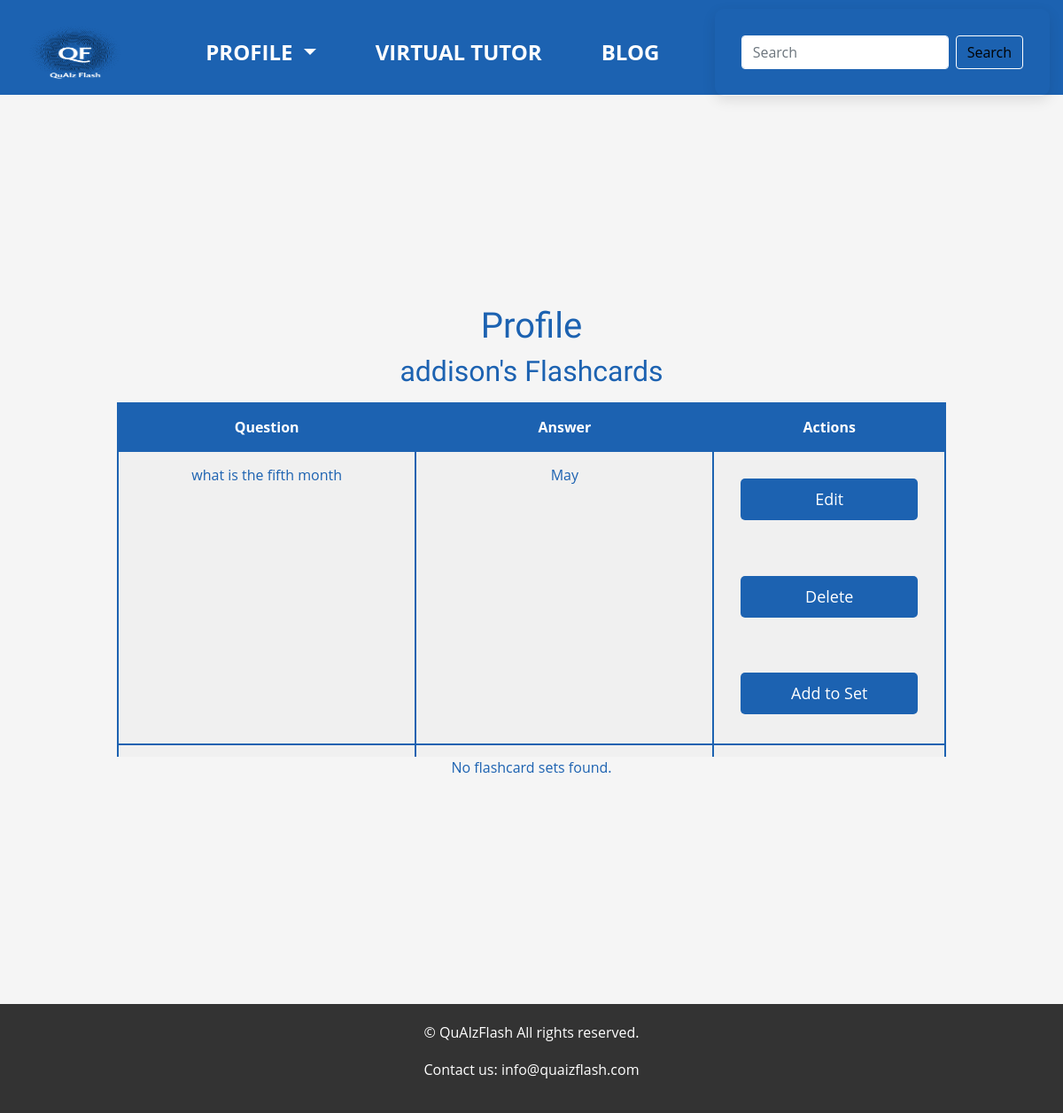
Before: /profile (signed in) with the older database file.
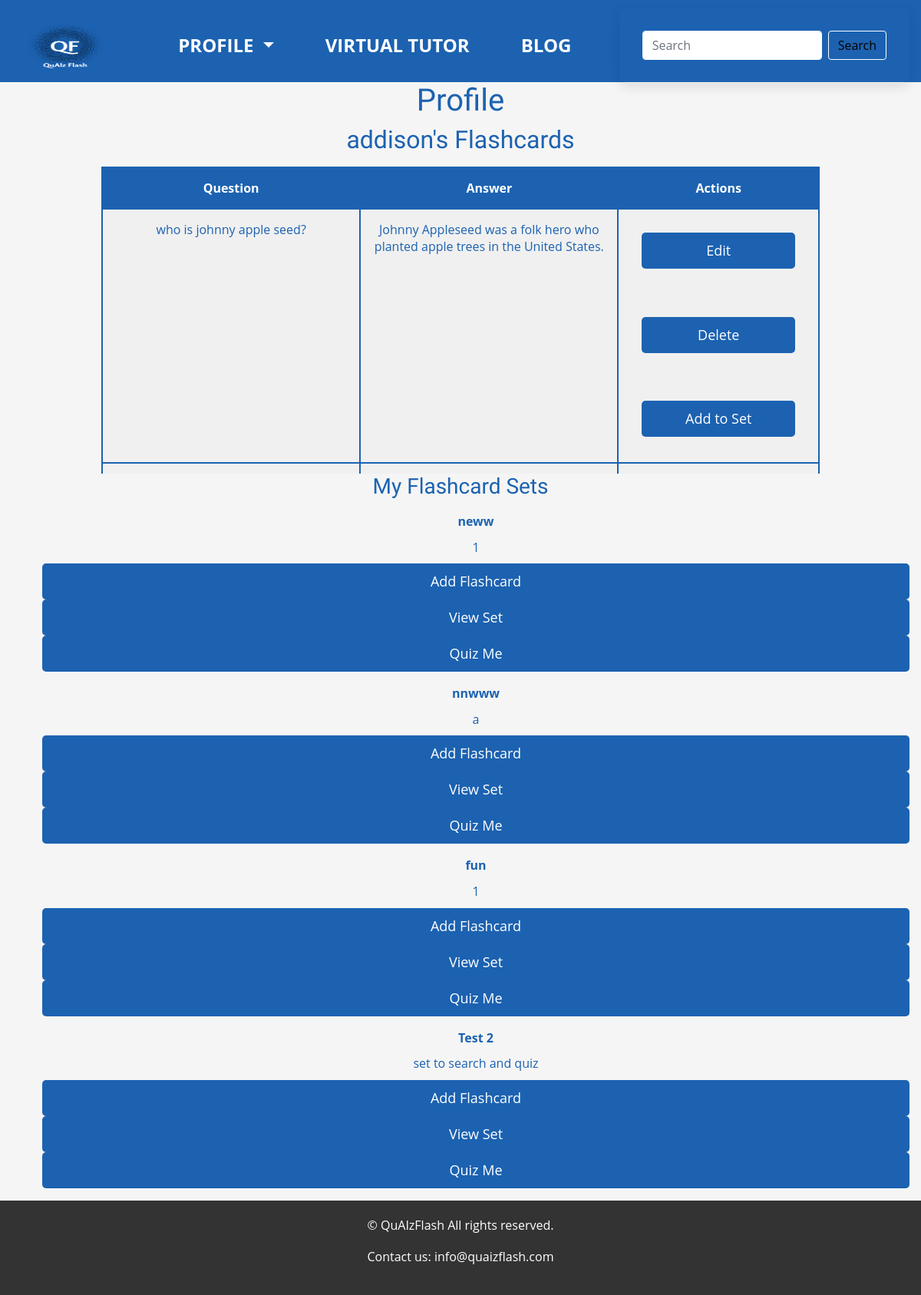
After: the same page with the newer database file.
### models.py (models this page shows, shortened)
class Flashcard(db.Model):
    id = db.Column(db.Integer, primary_key=True)
    question = db.Column(db.String(200), nullable=False)
    answer = db.Column(db.String(200), nullable=False)
    user_id = db.Column(db.Integer, db.ForeignKey('user.id'), nullable=False)
    flashcard_set_id = db.Column(db.Integer, db.ForeignKey('flashcard_set.id', name='fk_flashcard_set_id'), nullable=True)  # Added ForeignKey with name

class FlashcardSet(db.Model):
    id = db.Column(db.Integer, primary_key=True)
    title = db.Column(db.String(100), nullable=False)
    description = db.Column(db.String(200))
    user_id = db.Column(db.Integer, db.ForeignKey('user.id'), nullable=False)
    flashcards = db.relationship('Flashcard', backref='flashcard_set', lazy=True)  # Added relationship
    correct_count = db.Column(db.Integer, default=0)  # Add this line
    incorrect_count = db.Column(db.Integer, default=0)  # Add this line
    flashcards = db.relationship('Flashcard', backref='flashcard_set', lazy=True)
    public = db.Column(db.Boolean, default=True)

### app.py (the view)
@app.route('/profile')
@login_required
def profile():
    flashcards = Flashcard.query.filter_by(user_id=current_user.id).all()
    flashcard_sets = FlashcardSet.query.filter_by(user_id=current_user.id).all()
    return render_template('profile.html', title='Profile', flashcards=flashcards,flashcard_sets=flashcard_sets, search_form=SearchSetsForm())

### forms.py
class SearchSetsForm(FlaskForm):
    search_query = StringField('Search Query', validators=[DataRequired()])
    submit = SubmitField('Search')

### app.py (called while the page is built)
@login_manager.user_loader
def load_user(user_id):
    return User.query.get(int(user_id))

### templates/profile.html (shortened to what this page needs)
{% extends "index.html" %}
{% block content %}
  <h1>{{ title }}</h1>
  <h2 class="section-title">{{ current_user.username }}'s Flashcards</h2>
  <div class="scrollable-container">
    <table class="flashcards-table">
      <tr>
        <th>Question</th>
        <th>Answer</th>
        <th>Actions</th>
      </tr>
      {% for flashcard in flashcards %}
        <tr>
          <td>{{ flashcard.question }}</td>
          <td>{{ flashcard.answer }}</td>
          <td class="actions">
            <div class="action-buttons">
              <form method="GET" action="{{ url_for('edit_flashcard', flashcard_id=flashcard.id) }}">
                <input type="submit" value="Edit" class="btn btn-sm btn-outline-info">
              </form>
              <form method="POST" action="{{ url_for('delete_flashcard', flashcard_id=flashcard.id) }}">
                <input type="submit" value="Delete" class="btn btn-sm btn-outline-danger" onclick="return confirm('Are you sure you want to delete this flashcard?');">
              </form>
              <form method="GET" action="{{ url_for('select_set', flashcard_id=flashcard.id) }}">
                <input type="submit" value="Add to Set" class="btn btn-sm btn-outline-primary add-to-set">
              </form>
            </div>
          </td>
        </tr>
      {% endfor %}
    </table>
  </div>
  {% if flashcard_sets %}
    <h3 class="section-title">My Flashcard Sets</h3>
    <ul>
        {% for flashcard_set in flashcard_sets %}
        <div class="flashcard-set">
          <p class="set-title"><strong>{{ flashcard_set.title }}</strong></p>
          <p class="set-description">{{ flashcard_set.description }}</p>
                <form method="GET" action="{{ url_for('new_flashcard', set_id=flashcard_set.id) }}" style="display: inline;" class="bottom-buttons no-style-form">
                  <input type="submit" value="Add Flashcard" class="btn btn-sm btn-outline-info">
                </form>
                <form method="GET" action="{{ url_for('flashcard_set', set_id=flashcard_set.id) }}" style="display: inline;" class="bottom-buttons no-style-form">
                  <input type="submit" value="View Set" class="btn btn-sm btn-outline-primary">
                </form>
                <form method="GET" action="{{ url_for('quiz_settings', set_id=flashcard_set.id) }}" style="display: inline;" class="bottom-buttons no-style-form">
                  <input type="submit" value="Quiz Me" class="btn btn-sm btn-outline-success">
                </form>
              </div>
        {% endfor %}
    </ul>
  {% else %}
    <p>No flashcard sets found.</p>
  {% endif %}
{% endblock %}

Changed rows visible on the page:
removed Flashcard: question "what is the fifth month", answer "May"
added Flashcard: question "who is johnny apple seed?", answer "Johnny Appleseed was a folk hero who planted apple trees in the United States."
added FlashcardSet: title "neww", description "1"
added FlashcardSet: title "nnwww", description "a"
added FlashcardSet: title "fun", description "1"
added FlashcardSet: title "Test 2", description "set to search and quiz"
Other visible differences:
text no longer shown: "No flashcard sets found."
text now shown: "My Flashcard Sets"
